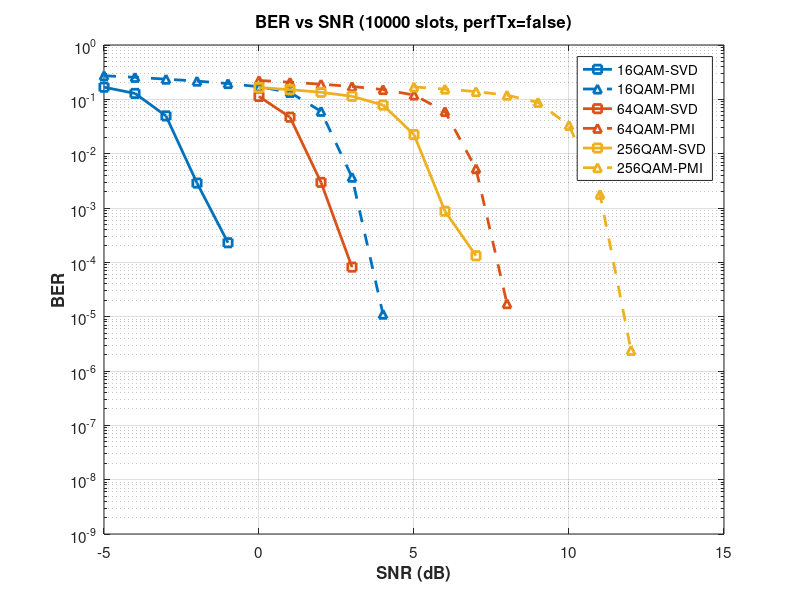

This chart was generated by the following MATLAB code:
% Extract data from simulation results (Perfect TX = true, Perfect RX = true)

% 16QAM-SVD (from results_20251029_223441.txt)
SNRdB_16QAM_SVD = [-5; -4; -3; -2; -1; 0; 1; 2; 3; 4; 5; 6; 7; 8; 9; 10];
BER_16QAM_SVD = [1.6718e-01; 1.2847e-01; 4.9512e-02; 2.8776e-03; 2.2941e-04; ...
    0.0000e+00; 0.0000e+00; 0.0000e+00; 0.0000e+00; 0.0000e+00; 0.0000e+00; ...
    0.0000e+00; 0.0000e+00; 0.0000e+00; 0.0000e+00; 0.0000e+00];
AvgBitErr_16QAM_SVD = [4024.27; 3092.58; 1191.86; 69.27; 5.52; ...
    3.30; 0.76; 0.28; 0.00; 0.00; 0.00; ...
    0.00; 0.00; 0.00; 0.00; 0.00];
PktErr_16QAM_SVD = [10000; 10000; 9786; 3803; 70; ...
    9; 5; 4; 1; 0; 0; ...
    0; 0; 0; 0; 0];

% 16QAM-PMI (from results_20251030_013151.txt)
SNRdB_16QAM_PMI = [-5; -4; -3; -2; -1; 0; 1; 2; 3; 4; 5; 6; 7; 8; 9; 10];
BER_16QAM_PMI = [2.7199e-01; 2.5411e-01; 2.3548e-01; 2.1634e-01; 1.9528e-01; ...
    1.7046e-01; 1.3409e-01; 6.0255e-02; 3.6878e-03; 1.1112e-05; 0.0000e+00; ...
    0.0000e+00; 0.0000e+00; 0.0000e+00; 0.0000e+00; 0.0000e+00];
AvgBitErr_16QAM_PMI = [6547.34; 6117.03; 5668.42; 5207.71; 4700.90; ...
    4103.38; 3227.89; 1450.46; 88.77; 0.27; 0.00; ...
    0.00; 0.00; 0.00; 0.00; 0.00];
PktErr_16QAM_PMI = [10000; 10000; 10000; 10000; 10000; ...
    10000; 9999; 9818; 4952; 76; 0; ...
    0; 0; 0; 0; 0];

% 64QAM-SVD (from results_20251029_223441.txt)
SNRdB_64QAM_SVD = [0; 1; 2; 3; 4; 5; 6; 7; 8; 9; 10; 11; 12; 13; 14; 15];
BER_64QAM_SVD = [1.1284e-01; 4.6894e-02; 2.9650e-03; 8.1713e-05; 0.0000e+00; ...
    0.0000e+00; 0.0000e+00; 0.0000e+00; 0.0000e+00; 0.0000e+00; 0.0000e+00; ...
    0.0000e+00; 0.0000e+00; 0.0000e+00; 0.0000e+00; 0.0000e+00];
AvgBitErr_64QAM_SVD = [4045.86; 1681.42; 106.31; 2.93; 4.06; ...
    1.35; 1.02; 0.00; 0.00; 0.00; 0.00; ...
    0.00; 0.00; 0.00; 0.00; 0.00];
PktErr_64QAM_SVD = [10000; 9870; 4670; 110; 8; ...
    6; 9; 0; 0; 0; 0; ...
    0; 0; 0; 0; 0];

% 64QAM-PMI (from results_20251030_013151.txt)
SNRdB_64QAM_PMI = [0; 1; 2; 3; 4; 5; 6; 7; 8; 9; 10; 11; 12; 13; 14; 15];
BER_64QAM_PMI = [2.2254e-01; 2.0644e-01; 1.9000e-01; 1.7235e-01; 1.5140e-01; ...
    1.2009e-01; 5.9862e-02; 5.2763e-03; 1.7361e-05; 0.0000e+00; 0.0000e+00; ...
    0.0000e+00; 0.0000e+00; 0.0000e+00; 0.0000e+00; 0.0000e+00];
AvgBitErr_64QAM_PMI = [7979.22; 7402.11; 6812.58; 6179.65; 5428.74; ...
    4306.06; 2146.40; 189.19; 0.62; 0.00; 0.00; ...
    0.00; 0.00; 0.00; 0.00; 0.00];
PktErr_64QAM_PMI = [10000; 10000; 10000; 10000; 10000; ...
    10000; 9926; 6368; 247; 0; 0; ...
    0; 0; 0; 0; 0];

% 256QAM-SVD (from results_20251029_223441.txt)
SNRdB_256QAM_SVD = [0; 1; 2; 3; 4; 5; 6; 7; 8; 9; 10; 11; 12; 13; 14; 15];
BER_256QAM_SVD = [1.6489e-01; 1.5061e-01; 1.3474e-01; 1.1382e-01; 7.8373e-02; ...
    2.2444e-02; 8.7300e-04; 1.3217e-04; 0.0000e+00; 0.0000e+00; 0.0000e+00; ...
    0.0000e+00; 0.0000e+00; 0.0000e+00; 0.0000e+00; 0.0000e+00];
AvgBitErr_256QAM_SVD = [7942.40; 7254.41; 6489.95; 5482.67; 3775.09; ...
    1081.09; 42.05; 6.37; 3.21; 0.75; 0.81; ...
    0.00; 0.00; 0.00; 0.00; 0.00];
PktErr_256QAM_SVD = [10000; 10000; 10000; 10000; 10000; ...
    9648; 3211; 71; 8; 7; 9; ...
    1; 0; 0; 0; 0];

% 256QAM-PMI (from results_20251030_013151.txt)
SNRdB_256QAM_PMI = [5; 6; 7; 8; 9; 10; 11; 12; 13; 14; 15; 16; 17; 18; 19; 20];
BER_256QAM_PMI = [1.6885e-01; 1.5444e-01; 1.3897e-01; 1.1930e-01; 8.7803e-02; ...
    3.3197e-02; 1.7836e-03; 2.3958e-06; 0.0000e+00; 0.0000e+00; 0.0000e+00; ...
    0.0000e+00; 0.0000e+00; 0.0000e+00; 0.0000e+00; 0.0000e+00];
AvgBitErr_256QAM_PMI = [8133.08; 7438.86; 6693.75; 5746.23; 4229.27; ...
    1599.03; 85.91; 0.12; 0.00; 0.00; 0.00; ...
    0.00; 0.00; 0.00; 0.00; 0.00];
PktErr_256QAM_PMI = [10000; 10000; 10000; 10000; 10000; ...
    9832; 5372; 148; 0; 0; 0; ...
    0; 0; 0; 0; 0];

% Store in cell arrays
SNRdB_all = {SNRdB_16QAM_SVD, SNRdB_16QAM_PMI, SNRdB_64QAM_SVD, ...
             SNRdB_64QAM_PMI, SNRdB_256QAM_SVD, SNRdB_256QAM_PMI};
avgBER_all = {BER_16QAM_SVD, BER_16QAM_PMI, BER_64QAM_SVD, ...
              BER_64QAM_PMI, BER_256QAM_SVD, BER_256QAM_PMI};
avgBitErr_all = {AvgBitErr_16QAM_SVD, AvgBitErr_16QAM_PMI, AvgBitErr_64QAM_SVD, ...
                 AvgBitErr_64QAM_PMI, AvgBitErr_256QAM_SVD, AvgBitErr_256QAM_PMI};
pktErr_all = {PktErr_16QAM_SVD, PktErr_16QAM_PMI, PktErr_64QAM_SVD, ...
              PktErr_64QAM_PMI, PktErr_256QAM_SVD, PktErr_256QAM_PMI};

% Configuration
ModOrderList = [16, 64, 256];
pmiPrecodingList = [false, true]; % SVD, PMI
combinationLabels = {'16QAM-SVD', '16QAM-PMI', '64QAM-SVD', ...
                     '64QAM-PMI', '256QAM-SVD', '256QAM-PMI'};
numIter = 10000;
noSlotsSim = 1;

% Plotting
figure;
numCombinations = length(ModOrderList) * length(pmiPrecodingList);
modColors = lines(length(ModOrderList));
lineStyles = {'-', '--'};
markers = {'s', '^'};
for combIdx = 1:numCombinations
    modIdx = ceil(combIdx / length(pmiPrecodingList));
    pmiIdx = mod(combIdx - 1, length(pmiPrecodingList)) + 1;
    semilogy(SNRdB_all{combIdx}, avgBER_all{combIdx}, ... 
        'LineWidth', 2, ...
        'LineStyle', lineStyles{pmiIdx}, ...
        'Marker', markers{pmiIdx}, ...
        'MarkerSize', 6, ...
        'Color', modColors(modIdx, :), ...
        'DisplayName', combinationLabels{combIdx});
    hold on;
end
grid on;
hold off;
xlabel('SNR (dB)', 'FontSize', 12, 'FontWeight', 'bold');
ylabel('BER', 'FontSize', 12, 'FontWeight', 'bold');
title(sprintf('BER vs SNR (%d slots, perfTx=false)', numIter), ...
    'FontSize', 14, 'FontWeight', 'bold');
legend('Location', 'best', 'FontSize', 10);
set(gca, 'FontSize', 11);
ylim([1e-9 1e0]);
xlim([-5 15]);
